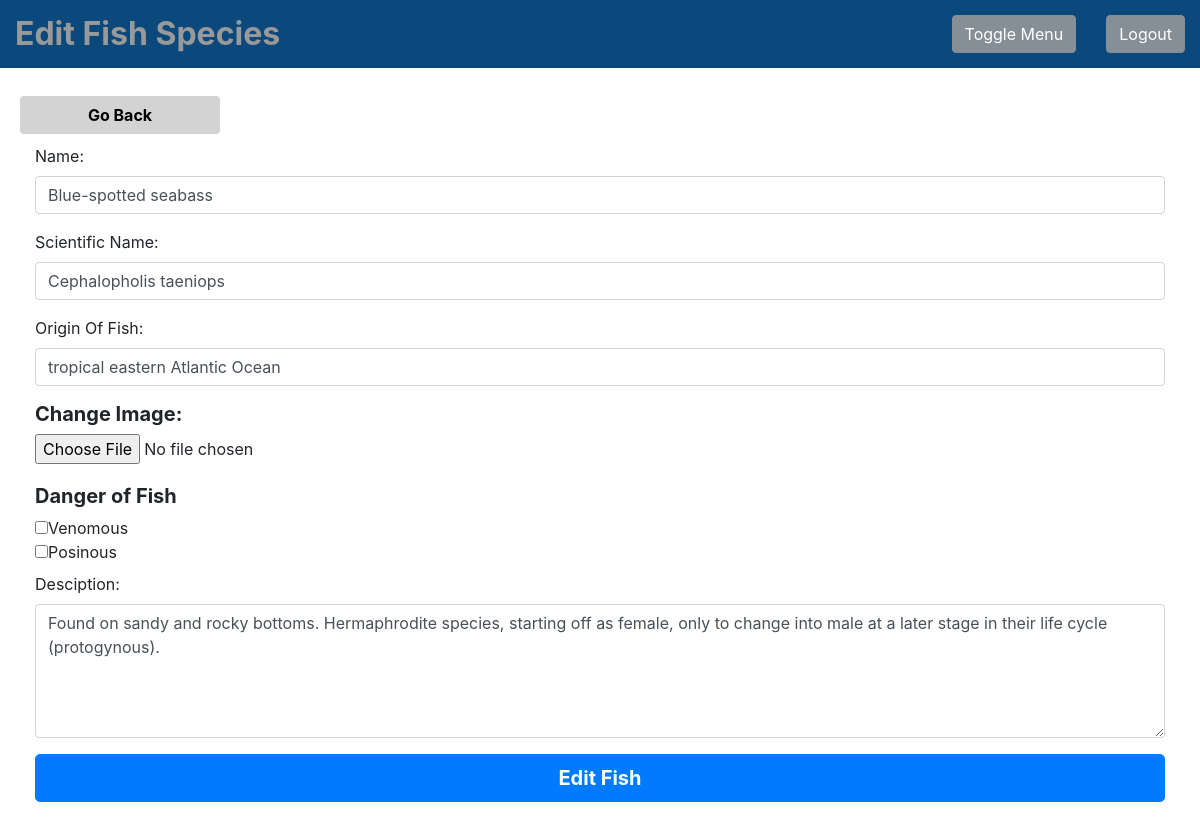
The app's page /Controller/editFish.php?id=4 (signed in) with its own data.
### tables this page shows
CREATE TABLE `tbl_fish` (
  `id` int(11) NOT NULL,
  `fsh_FishName` varchar(60) NOT NULL,
  `fsh_ScientificName` varchar(80) NOT NULL,
  `fsh_Origin` varchar(50) NOT NULL,
  `fsh_Toxic` tinyint(4) NOT NULL,
  `fsh_Venomous` tinyint(4) NOT NULL
);

### Controller/functions.php (called while the page is built, shortened)
<?php
  function connect_to_db() {
    $conn = mysqli_connect("localhost", "root", "", "db_fish_species")
      or die("unable to connect");
      return $conn;
  }
  function get_fish($id = NULL){
    $conn = connect_to_db();
    $query = "
      SELECT * FROM `tbl_fish`
      ";
    if ($id != NULL) {
        $id = mysqli_escape_string($conn, $id);
        $query .= "WHERE id={$id}";
    }
    $result = mysqli_query($conn,$query);
    return $result;
  }
?>

### Controller/editFish.php (the view, shortened to what this page needs)
<?php
  include("functions.php");
      $fish = get_fish($_GET['id']);
      $assoc = mysqli_fetch_assoc($fish);
      $description = file_get_contents("fish_descriptions/{$_GET['id']}.txt");
      include("header.php");
?>
  <h2 class="titletext"><Strong>Edit Fish Species</strong></h2>
 </div>
   <div id="page-content-wrapper">
     <div class="container-fluid">
         <form enctype="multipart/form-data" action="editfish.php?id=<?=$_GET['id']?>" method="post">
           <div class="row">
             <a href="fish.php"class="btn btn-default" id="posterbackbtn"><strong>Go Back</strong></a>
           </div>
           <div class="form-group">
               <label for="fishname">Name:</label>
                <input type="text" class="form-control" name="fishname" value="<?=$assoc["fsh_FishName"]?>">
            </div>
            <div class="form-group">
              <label for="fishsname">Scientific Name:</label>
                <input type="text"  class="form-control" name="fishsname" value="<?=$assoc["fsh_ScientificName"]?>" placeholder="Scientific Name">
            </div>
            <div class="form-group">
              <label for="forigin">Origin Of Fish:</label>
                <input type="text" class="form-control" name="forigin" value="<?=$assoc["fsh_Origin"]?>" placeholder="Origin of fish">
              </div>
              <h5><strong>Change Image:</strong></h5>
              <input required type="file" name="file"class="form-control-file"id="FormControlFileImages" accept=".png, .jpeg, .jpg"/>
              <div class="row">
                <div class="container-fluid">
                  <div class="checkboxspacing">
                    <div class="form-check">
                      <h5><strong>Danger of Fish</strong></h5>
                      <div>
                        <input type="checkbox" name="fvenomous" value="1">Venomous
                      </div>
                      <div >
                        <input type="checkbox" name="ftoxic" value="1">Posinous
                      </div>
                    </div>
                  </div>
                </div>
              </div>
              <div class="form-group">
                 <label for="comment">Desciption:</label>
                 <textarea class="form-control" rows="5" name="message"><?php echo $description; ?></textarea>
              </div>
              <button type="submit" id="fishimageeditbtn"class="btn btn-primary btn-lg"><strong>Edit Fish</strong></button>
    </form>
    </div>
  </div>
<?php
  include("footer.php");
?>

### Controller/css/simple-sidebar.css (style rules this page uses)
body { overflow-x: hidden; }
#page-content-wrapper { width: 100%; position: absolute; padding: 15px; }
@media (min-width:768px) { #page-content-wrapper { padding: 20px; position: relative; } }

### Controller/css/Style.css (style rules this page uses)
.titletext { padding: 15px; color: #999999; }
#posterbackbtn { float:left; width:200px; text-decoration: none; color: black; background-color: lightgray; margin-bottom: 10px; }
.checkboxspacing { padding-top: 20px; }
#fishimageeditbtn { width: 100%; }

### records on screen
tbl_fish: fishname "Blue-spotted seabass", fishsname "Cephalopholis taeniops", forigin "tropical eastern Atlantic Ocean"
